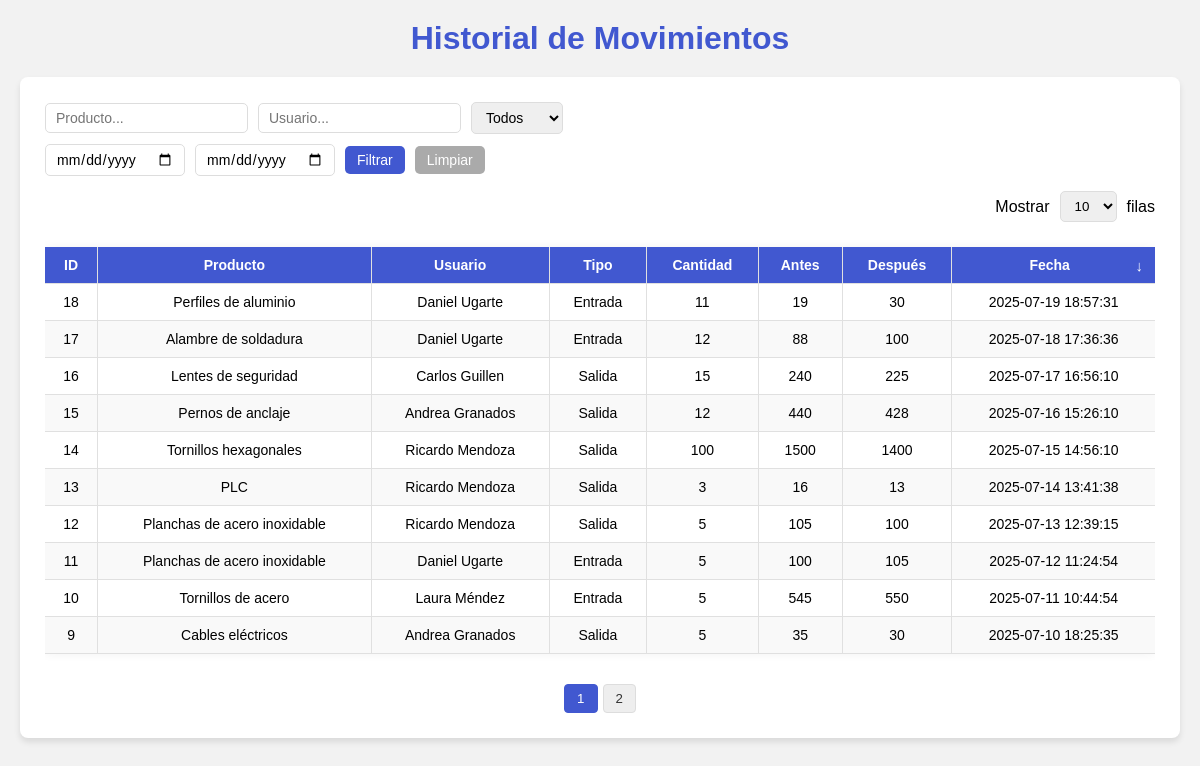
The page /Home/historial_movimientos_admin.php on the database its author committed.
### tables this page shows
CREATE TABLE movimientos (
    idMovimiento INT(6) PRIMARY KEY AUTO_INCREMENT,
    idProducto INT(6) NOT NULL,
    idUsuario INT(6) NOT NULL,
    idTipoMovimiento INT(2) NOT NULL,
    cantidad INT(6) NOT NULL,
    cantidadAnterior INT(6) NOT NULL,
    cantidadNueva INT(6) NOT NULL,
    fechaMovimiento DATETIME DEFAULT CURRENT_TIMESTAMP,
    FOREIGN KEY (idProducto) REFERENCES productos(idProducto),
    FOREIGN KEY (idUsuario) REFERENCES usuarios(idUsuario),
    FOREIGN KEY (idTipoMovimiento) REFERENCES tipos_movimiento(idTipoMovimiento)
);

CREATE TABLE productos (
    idProducto INT(6) PRIMARY KEY AUTO_INCREMENT,
    nombre VARCHAR(40) NOT NULL,
    descripcion TEXT,
    cantidad INT(6) DEFAULT 0,
    estatus INT(1) DEFAULT 1 COMMENT '1=Activo, 0=Inactivo'
);

CREATE TABLE usuarios (
    idUsuario INT(6) PRIMARY KEY AUTO_INCREMENT,
    nombre VARCHAR(100) NOT NULL,
    correo VARCHAR(50) NOT NULL UNIQUE,
    contrasena VARCHAR(255) NOT NULL, 
    idRol INT(2) NOT NULL,
     
    FOREIGN KEY (idRol) REFERENCES roles(idRol)
);

CREATE TABLE tipos_movimiento (
    idTipoMovimiento INT(2) PRIMARY KEY AUTO_INCREMENT,
    nombre VARCHAR(50) NOT NULL,
    descripcion VARCHAR(255)
);

### Home/historial_movimientos_admin.php (the view, shortened to what this page needs)
<?php
$pdo = (new Connection())->Connect();
$sql = "SELECT m.idMovimiento, p.nombre AS producto,
        u.nombre AS usuario, m.cantidad, m.cantidadAnterior,
        m.cantidadNueva, m.fechaMovimiento, tm.nombre AS tipo
        FROM movimientos m
        JOIN productos p ON m.idProducto = p.idProducto
        JOIN usuarios u ON m.idUsuario = u.idUsuario
        JOIN tipos_movimiento tm ON m.idTipoMovimiento = tm.idTipoMovimiento
        ORDER BY m.fechaMovimiento DESC";
$movs = $pdo->query($sql)->fetchAll();
?>
<!DOCTYPE html>
<html lang="es">
<head>
</head>
<body>
  <h1>Historial de Movimientos</h1>
  <div class="card">
    <div class="filtros-container">
      <div class="filtros-row">
        <input type="text" id="filtroProducto" placeholder="Producto...">
        <input type="text" id="filtroUsuario" placeholder="Usuario...">
        <select id="filtroTipo">
          <option value="">Todos</option>
        </select>
      </div>
      <div class="filtros-row">
        <input type="date" id="fechaDesde">
        <input type="date" id="fechaHasta">
        <button onclick="filtrarYActualizar()" class="btn-filtrar">Filtrar</button>
        <button onclick="limpiarFiltros()" class="btn-limpiar">Limpiar</button>
      </div>
    </div>
    <div class="pagination-top">
      <div class="filas-selector">
        <label>Mostrar</label>
        <select id="filasPorPagina">
          <option value="10" selected>10</option>
        </select>
        <label>filas</label>
      </div>
    </div>
    <div style="overflow-x:auto;">
      <table id="tablaMovimientos">
        <thead>
          <tr>
            <th>ID</th>
            <th>Producto</th>
            <th>Usuario</th>
            <th>Tipo</th>
            <th>Cantidad</th>
            <th>Antes</th>
            <th>Después</th>
            <th data-sort="fecha">Fecha</th>
          </tr>
        </thead>
        <tbody>
          <?php foreach ($movs as $m): ?>
            <tr>
              <td><?= htmlspecialchars($m['idMovimiento']) ?></td>
              <td><?= htmlspecialchars($m['producto']) ?></td>
              <td><?= htmlspecialchars($m['usuario']) ?></td>
              <td><?= htmlspecialchars($m['tipo']) ?></td>
              <td><?= htmlspecialchars($m['cantidad']) ?></td>
              <td><?= htmlspecialchars($m['cantidadAnterior']) ?></td>
              <td><?= htmlspecialchars($m['cantidadNueva']) ?></td>
              <td data-fecha="<?= htmlspecialchars($m['fechaMovimiento']) ?>">
                <?= htmlspecialchars($m['fechaMovimiento']) ?>
              </td>
            </tr>
          <?php endforeach; ?>
        </tbody>
      </table>
    </div>
    <div class="pagination-bottom">
      <div id="paginacion"></div>
    </div>
  </div>
</body>
</html>

### Home/historial_movimientos_admin.php (style rules this page uses)
* { margin: 0; padding: 0; box-sizing: border-box; font-family: 'Poppins', sans-serif; }
body { background: #f2f2f2; margin: 0; padding: 20px; }
.card { background: #fff; border-radius: 8px; box-shadow: 0px 4px 6px rgba(0, 0, 0, 0.1); padding: 25px; max-width: 1200px; margin: 20px auto; }
h1 { color: #4158d0; margin-bottom: 20px; text-align: center; }
.filtros-container { display: flex; flex-direction: column; gap: 10px; margin-bottom: 15px; }
.filtros-row { display: flex; flex-wrap: wrap; gap: 10px; align-items: center; }
.filtros-row input, .filtros-row select { padding: 6px 10px; border: 1px solid #ddd; border-radius: 5px; font-size: 14px; }
.filtros-row button { padding: 6px 12px; border-radius: 5px; border: none; cursor: pointer; font-size: 14px; transition: all 0.3s ease; }
.btn-filtrar { background-color: #4158d0; color: white; }
.btn-limpiar { background-color: #aaa; color: white; }
#tablaMovimientos { width: 100%; border-collapse: collapse; margin: 15px 0; font-size: 14px; box-shadow: 0 0 10px rgba(0, 0, 0, 0.05); }
#tablaMovimientos thead tr { background-color: #4158d0; color: white; text-align: left; }
#tablaMovimientos th, #tablaMovimientos td { padding: 10px 12px; border-right: 1px solid #e0e0e0; border-bottom: 1px solid #e0e0e0; }
#tablaMovimientos td { text-align: center; }
#tablaMovimientos th { text-align: center; }
#tablaMovimientos th:last-child, #tablaMovimientos td:last-child { border-right: none; }
#tablaMovimientos tbody tr { background-color: white; transition: all 0.2s; }
#tablaMovimientos tbody tr:nth-child(even) { background-color: #f9f9f9; }
#tablaMovimientos th[data-sort] { cursor: pointer; position: relative; padding-right: 20px; }
#tablaMovimientos th[data-sort]::after { content: "↓↑"; position: absolute; right: 12px; font-size: 15px; opacity: 0.5; }
#tablaMovimientos th[data-sort].desc::after { content: "↓"; opacity: 1; }
.pagination-top { display: flex; justify-content: flex-end; margin-bottom: 10px; }
.pagination-bottom { display: flex; justify-content: center; margin-top: 15px; }
.filas-selector { display: flex; align-items: center; gap: 10px; }
#filasPorPagina { padding: 6px 10px; border: 1px solid #ddd; border-radius: 5px; }
#paginacion { display: flex; gap: 5px; }

### rows shown on the page
movimientos: idMovimiento "18", idProducto.nombre "Perfiles de aluminio", idUsuario.nombre "Daniel Ugarte", idTipoMovimiento.nombre "Entrada", cantidad "11", cantidadAnterior "19", cantidadNueva "30", fechaMovimiento "2025-07-19 18:57:31"
movimientos: idMovimiento "17", idProducto.nombre "Alambre de soldadura", idUsuario.nombre "Daniel Ugarte", idTipoMovimiento.nombre "Entrada", cantidad "12", cantidadAnterior "88", cantidadNueva "100", fechaMovimiento "2025-07-18 17:36:36"
movimientos: idMovimiento "16", idProducto.nombre "Lentes de seguridad", idUsuario.nombre "Carlos Guillen", idTipoMovimiento.nombre "Salida", cantidad "15", cantidadAnterior "240", cantidadNueva "225", fechaMovimiento "2025-07-17 16:56:10"
movimientos: idMovimiento "15", idProducto.nombre "Pernos de anclaje", idUsuario.nombre "Andrea Granados", idTipoMovimiento.nombre "Salida", cantidad "12", cantidadAnterior "440", cantidadNueva "428", fechaMovimiento "2025-07-16 15:26:10"
movimientos: idMovimiento "14", idProducto.nombre "Tornillos hexagonales", idUsuario.nombre "Ricardo Mendoza", idTipoMovimiento.nombre "Salida", cantidad "100", cantidadAnterior "1500", cantidadNueva "1400", fechaMovimiento "2025-07-15 14:56:10"
movimientos: idMovimiento "13", idProducto.nombre "PLC", idUsuario.nombre "Ricardo Mendoza", idTipoMovimiento.nombre "Salida", cantidad "3", cantidadAnterior "16", cantidadNueva "13", fechaMovimiento "2025-07-14 13:41:38"
movimientos: idMovimiento "12", idProducto.nombre "Planchas de acero inoxidable", idUsuario.nombre "Ricardo Mendoza", idTipoMovimiento.nombre "Salida", cantidad "5", cantidadAnterior "105", cantidadNueva "100", fechaMovimiento "2025-07-13 12:39:15"
movimientos: idMovimiento "11", idProducto.nombre "Planchas de acero inoxidable", idUsuario.nombre "Daniel Ugarte", idTipoMovimiento.nombre "Entrada", cantidad "5", cantidadAnterior "100", cantidadNueva "105", fechaMovimiento "2025-07-12 11:24:54"
movimientos: idMovimiento "10", idProducto.nombre "Tornillos de acero", idUsuario.nombre "Laura Méndez", idTipoMovimiento.nombre "Entrada", cantidad "5", cantidadAnterior "545", cantidadNueva "550", fechaMovimiento "2025-07-11 10:44:54"
movimientos: idMovimiento "9", idProducto.nombre "Cables eléctricos", idUsuario.nombre "Andrea Granados", idTipoMovimiento.nombre "Salida", cantidad "5", cantidadAnterior "35", cantidadNueva "30", fechaMovimiento "2025-07-10 18:25:35"
